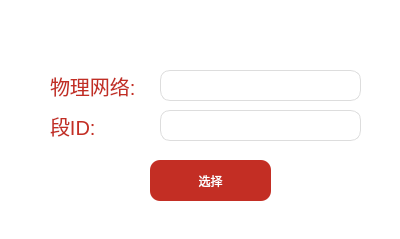
<?xml version="1.0" encoding="UTF-8"?>
<ui version="4.0">
 <class>NetworkTypeVlan</class>
 <widget class="QDialog" name="NetworkTypeVlan">
  <property name="geometry">
   <rect>
    <x>0</x>
    <y>0</y>
    <width>400</width>
    <height>239</height>
   </rect>
  </property>
  <property name="minimumSize">
   <size>
    <width>400</width>
    <height>239</height>
   </size>
  </property>
  <property name="maximumSize">
   <size>
    <width>400</width>
    <height>239</height>
   </size>
  </property>
  <property name="windowTitle">
   <string>Dialog</string>
  </property>
  <property name="styleSheet">
   <string notr="true">QDialog {background-color: white;}</string>
  </property>
  <widget class="QPushButton" name="pushButton_add_addunetworktype">
   <property name="geometry">
    <rect>
     <x>150</x>
     <y>160</y>
     <width>121</width>
     <height>41</height>
    </rect>
   </property>
   <property name="styleSheet">
    <string notr="true">QPushButton{
	font: 57 9pt &quot;HarmonyOS Sans SC&quot;;
	background-color: #C32E24;
	color: white;
	border: none;
	border-radius: 10px;

}

QPushButton:hover {
	background-color: white;
	color: #C32E24;
}</string>
   </property>
   <property name="text">
    <string>选择</string>
   </property>
  </widget>
  <widget class="QLabel" name="label_addnetworktypetitle">
   <property name="geometry">
    <rect>
     <x>130</x>
     <y>10</y>
     <width>161</width>
     <height>41</height>
    </rect>
   </property>
   <property name="styleSheet">
    <string notr="true">QLabel {
	color: #C32E24;
	font: 57 9pt &quot;HarmonyOS Sans SC&quot;;
	font-size: 25px;
}</string>
   </property>
   <property name="text">
    <string>&lt;html&gt;&lt;head/&gt;&lt;body&gt;&lt;p align=&quot;center&quot;&gt;&lt;br/&gt;&lt;/p&gt;&lt;/body&gt;&lt;/html&gt;</string>
   </property>
  </widget>
  <widget class="QLineEdit" name="lineEdit_add_networktype">
   <property name="geometry">
    <rect>
     <x>160</x>
     <y>70</y>
     <width>201</width>
     <height>31</height>
    </rect>
   </property>
   <property name="styleSheet">
    <string notr="true">QLineEdit {
	font: 57 9pt &quot;HarmonyOS Sans SC&quot;;
	border: 1px solid #ddd;
	box-shadow: none;
	color: #333;
	font-size: 15px;
	border-radius: 10px;
}
                        </string>
   </property>
  </widget>
  <widget class="QLabel" name="label_add_networktype">
   <property name="geometry">
    <rect>
     <x>50</x>
     <y>70</y>
     <width>101</width>
     <height>31</height>
    </rect>
   </property>
   <property name="styleSheet">
    <string notr="true">QLabel {
	color: #C32E24;
	font: 57 9pt &quot;HarmonyOS Sans SC&quot;;
	font-size: 20px;
}</string>
   </property>
   <property name="text">
    <string>物理网络:</string>
   </property>
  </widget>
  <widget class="QLineEdit" name="lineEdit_add_networkvlanid">
   <property name="geometry">
    <rect>
     <x>160</x>
     <y>110</y>
     <width>201</width>
     <height>31</height>
    </rect>
   </property>
   <property name="styleSheet">
    <string notr="true">QLineEdit {
	font: 57 9pt &quot;HarmonyOS Sans SC&quot;;
	border: 1px solid #ddd;
	box-shadow: none;
	color: #333;
	font-size: 15px;
	border-radius: 10px;
}
                        </string>
   </property>
  </widget>
  <widget class="QLabel" name="label_add_networkvlanid">
   <property name="geometry">
    <rect>
     <x>50</x>
     <y>110</y>
     <width>101</width>
     <height>31</height>
    </rect>
   </property>
   <property name="styleSheet">
    <string notr="true">QLabel {
	color: #C32E24;
	font: 57 9pt &quot;HarmonyOS Sans SC&quot;;
	font-size: 20px;
}</string>
   </property>
   <property name="text">
    <string>段ID:</string>
   </property>
  </widget>
 </widget>
 <resources/>
 <connections/>
</ui>
